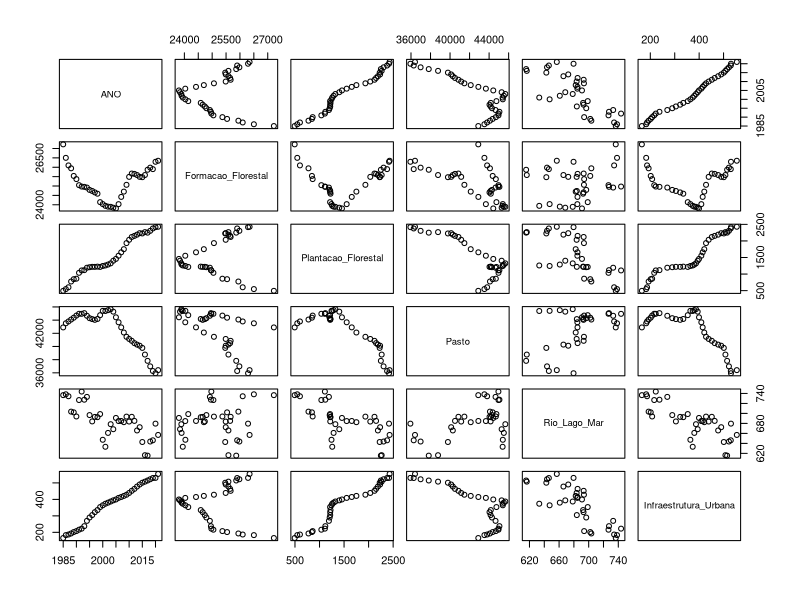
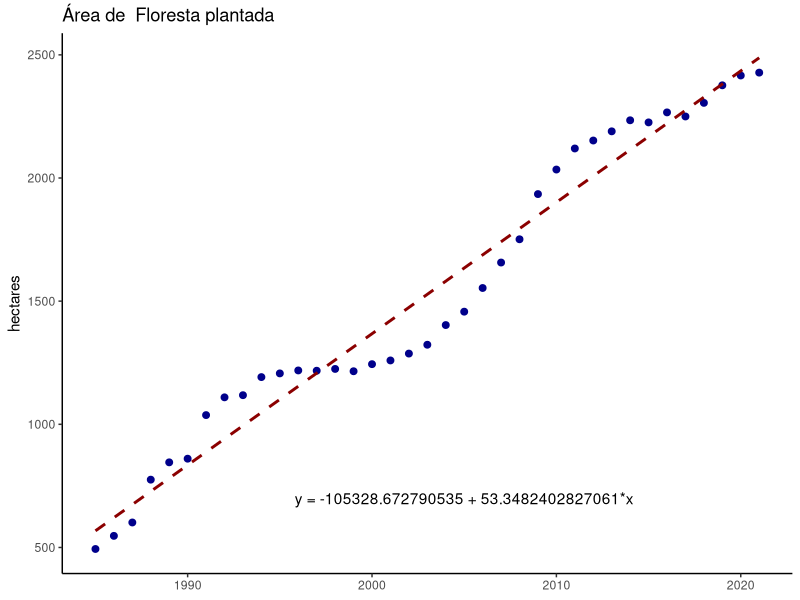
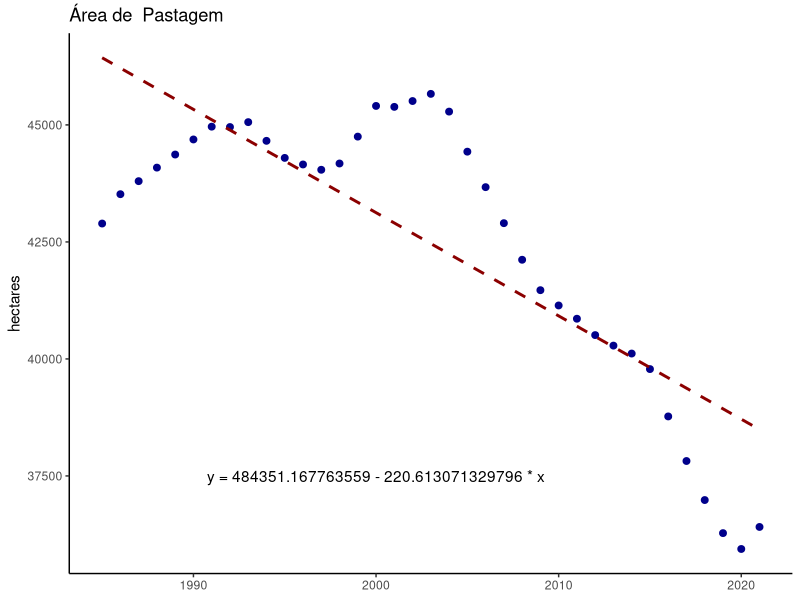
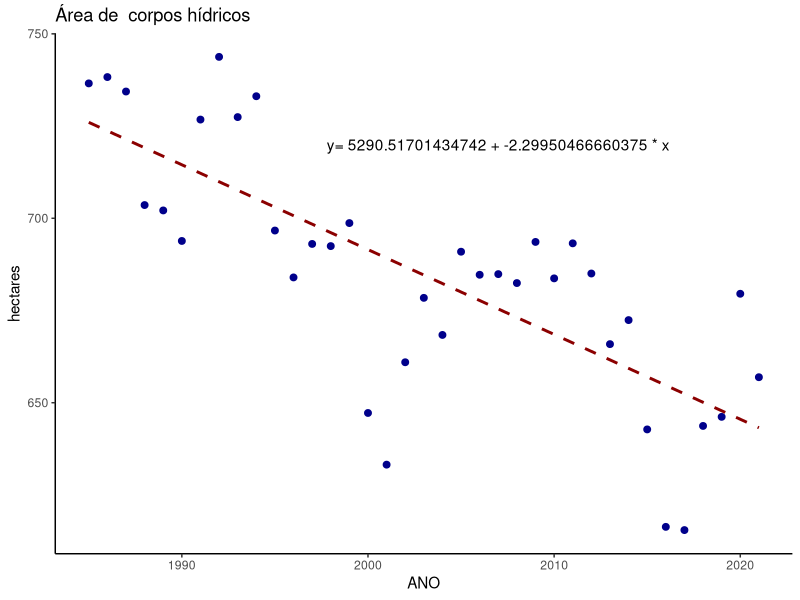
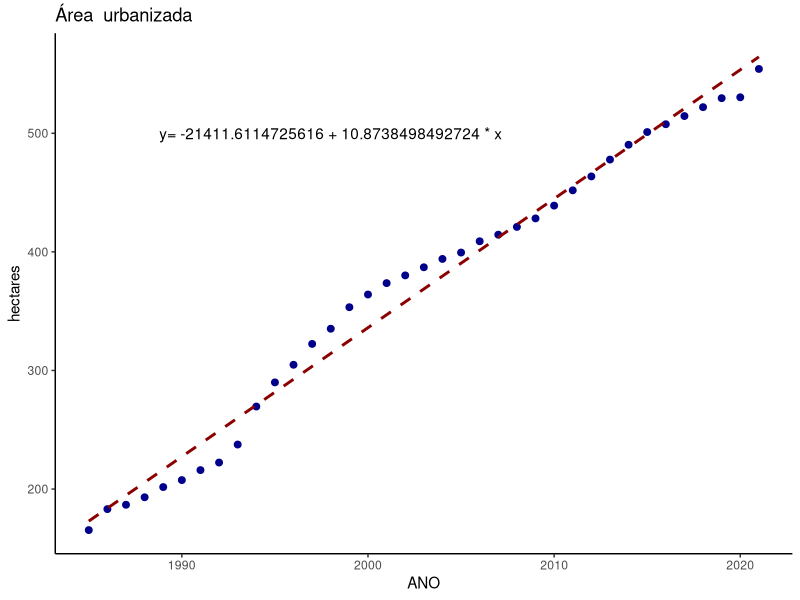
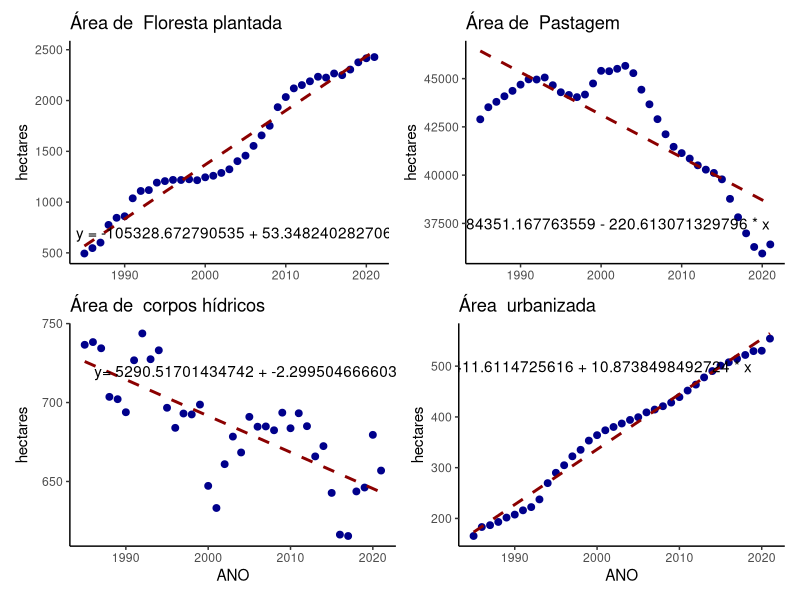
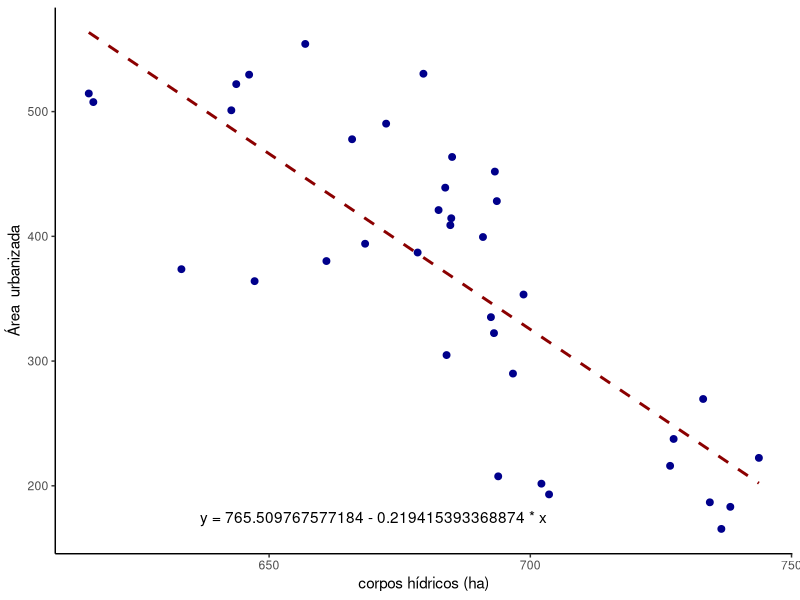
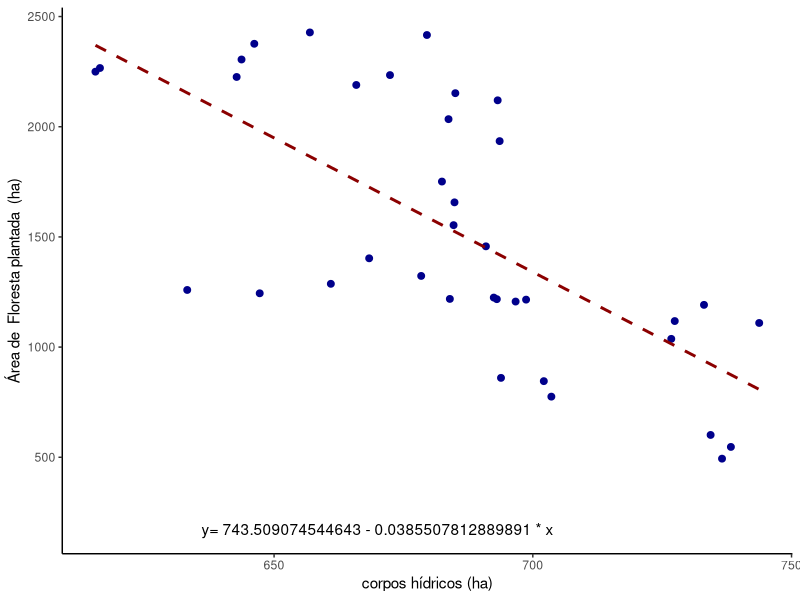

Write the R code that produced these figures, in order.
#install.packages('tidyr')
#install.packages('rlist')
#install.packages('ggplot2')
#install.packages('patchwork')

library(ggplot2)
library(readr)
library(stringr)
library(tidyr)
library(dplyr)
library(rlist)
library(patchwork)

denvar.water = 'corpos hídricos'
denvar.pasto = 'Pastagem'
denvar.florestaplantada = 'Floresta plantada'
denvar.florestanatural = 'Vegetação Florestal'
denvar.urbanizada = 'urbanizada'

# Função para obter as variáveis estatísticas para análise e interpretação dos dados.
analisamodelo <- function (summary){
  #Dispersion parameter for gaussian family taken to be
  dpgf <- summary$dispersion
  
  #Residual deviance
  rd <- summary$deviance
  
  #Degrees of dispersion - DF / Grau de liberdade()
  dfl <- summary$df.residual
  
  intercept <- summary[["coefficients"]][1]
  variavel <- summary[["coefficients"]][2][1]
  dependente <- summary[["terms"]][[2]]
  independente <- summary[["terms"]][[3]]
  relacao <-  rd/dfl
  index <- dpgf/relacao #se for próximo de 1 a relação é significatica
  equacao <- paste('y=', intercept, '+', variavel, '* x')
  return (c(Dispersion_parameter=dpgf, Residual_deviance=rd,     degrees_of_freedom=dfl, est_intercept = intercept, est_dependente=variavel, var_dependente=dependente, var_independente=independente, relacao=relacao, index=index, equacao=equacao))
}

coverage <- read_csv("datasets/mapbiomas-brazil-collection-71-doce-area.csv", show_col_types = FALSE)

#Seleção de variáveis de interesse neste estudo
var_interesse <- c("ANO", "Forest Formation", "Forest Plantation", "Pasture" , "River, Lake and Ocean", "Urban Infrastructure" )
coverage <- coverage%>%select("area", 'band', 'class_name')
coverage
colnames(coverage) <- c('AREA_HA', 'ANO', 'CLASSE')
coverage$ANO <- str_replace(coverage$ANO, 'classification_', '')
coverage <- coverage %>% filter(CLASSE %in% var_interesse)
coverage <- spread(coverage, CLASSE, AREA_HA)
coverage$ANO <- as.integer(coverage$ANO)

colnames(coverage) <- c("ANO", "Formacao_Florestal", "Plantacao_Florestal", "Pasto" , "Rio_Lago_Mar", "Infraestrutura_Urbana" )

dataset <- coverage

#Remove variável da memória, apartir desta linha consideramos a variável "dataset"
rm(coverage)

attach(dataset)
set.seed(2023)
colnames((dataset))
plot(dataset)
#Variável para armazenar a lista com os dados dos modelos para posterior avaliação
modelos = list()

#### 1 - Análise: Formacao_Florestal~ANO
m1 <- glm(Formacao_Florestal~ANO)
mnulo1 <- glm(Formacao_Florestal~1)

anova.md1 <- anova(m1, mnulo1, test='F')
summary.m1 <- summary(m1)

dt.modelo1 <- analisamodelo(summary.m1)
modelos <- append(modelos, dt.modelo1)

#### 1.1 - Gráfico: Formacao_Florestal~ANO
#plot(Formacao_Florestal~ANO, ylab="Formação florestal plantada (ha)", xlab=dt.modelo1$var_independente, pch=16,las=1,bty="l")
chart.m1 <- ggplot(data=dataset, aes(y=Formacao_Florestal, x=ANO)) + 
  geom_point(color='darkblue', size=2) +
  theme(
    axis.line = element_line(),
    panel.grid.major = element_blank(),
    panel.grid.minor = element_blank(),
    panel.border = element_blank(),
    panel.background = element_blank()
  ) +
  labs(
    #x = 'ANO',
    y = 'hectares',
    title = paste('Área de ', denvar.florestanatural)
  ) #+ annotate("text", x = 1990, y = 0, label = equacao) 
  #facet_grid(Formacao_Florestal + Plantacao_Florestal~ANO)

#### 2 - Análise: Plantacao_Florestal~ANO
m2 <- glm(Plantacao_Florestal~ANO)
mnulo2 <- glm(Plantacao_Florestal~1)

anova.md2 <- anova(m2, mnulo2, test='F')
summary.m2 <- summary(m2)

dt.modelo2 <- analisamodelo(summary.m2)
modelos <- append(modelos, dt.modelo2)
anova.md2
dt.modelo2
#### 2.1 - Gráfico: Plantacao_Florestal~ANO
chart.m2 <- ggplot(data=dataset, aes(y=Plantacao_Florestal, x=ANO)) + 
  geom_point(color='darkblue', size=2) + 
  theme(
    axis.line = element_line(),
    axis.title.x = element_blank(),
    panel.grid.major = element_blank(),
    panel.grid.minor = element_blank(),
    panel.border = element_blank(),
    panel.background = element_blank()
  ) +
  stat_smooth(method = "lm",
  linetype="dashed", color="darkred", se = FALSE, size = 1) +
  labs(
    #x = 'ANO',
    y = 'hectares',
    title = paste('Área de ', denvar.florestaplantada)
  ) +
  annotate("text", x = 2005, y = 700, label = "y = -105328.672790535 + 53.3482402827061*x", parse = FALSE)
chart.m2

#### 3 - Análise: Pasto~ANO
m3 <- glm(Pasto~ANO)
mnulo3 <- glm(Pasto~1)

anova.md3 <- anova(m3, mnulo3, test='F')
summary.m3 <- summary(m3)

dt.modelo3 <- analisamodelo(summary.m3)
modelos <- append(modelos, dt.modelo3)
anova.md3
dt.modelo3
1.531e-09<0.05
#### 3.2 - Gráfico: Pasto~ANO
#Pasto~ANO
chart.m3 <- ggplot(data=dataset, aes(y=Pasto, x=ANO)) + 
  geom_point(color='darkblue', size=2) +
  theme(
    axis.line = element_line(),
    axis.title.x = element_blank(),
    panel.grid.major = element_blank(),
    panel.grid.minor = element_blank(),
    panel.border = element_blank(),
    panel.background = element_blank()
  ) +
  stat_smooth(method = "lm",
              linetype="dashed", color="darkred", se = FALSE, size = 1) +
  annotate("text", y = 37500, x = 2000, label = "y = 484351.167763559 - 220.613071329796 * x", parse = FALSE) +
  labs(
    #x = 'ANO',
    y = 'hectares',
    title = paste('Área de ', denvar.pasto)
  )

chart.m3
summary.m3


#### 4 - Análise: Rio_Lago_Mar~ANO
m4 <- glm(Rio_Lago_Mar~ANO)
mnulo4 <- glm(Rio_Lago_Mar~1)

anova.md4 <- anova(m4, mnulo4, test='F')
summary.m4 <- summary(m4)

dt.modelo4 <- analisamodelo(summary.m4)
modelos <- append(modelos, dt.modelo4)
anova.md4
dt.modelo4
8.235e-08<0.05
chart.m4 <- ggplot(data=dataset, aes(y=Rio_Lago_Mar, x=ANO)) + 
  geom_point(color='darkblue', size=2) +
  theme(
    axis.line = element_line(),
    panel.grid.major = element_blank(),
    panel.grid.minor = element_blank(),
    panel.border = element_blank(),
    panel.background = element_blank()
  ) +
  stat_smooth(method = "lm",
              linetype="dashed", color="darkred", se = FALSE, size = 1) +
  annotate("text", y = 720, x = 2007, label = "y= 5290.51701434742 + -2.29950466660375 * x", parse = FALSE) +
  labs(
    x = 'ANO',
    y = 'hectares',
    title = paste('Área de ', denvar.water)
  )
chart.m4

#### 5 - Análise: Infraestrutura_Urbana~ANO
m5 <- glm(Infraestrutura_Urbana~ANO)
mnulo5 <- glm(Infraestrutura_Urbana~1)

anova.md5 <- anova(m5, mnulo5, test='F')
summary.m5 <- summary(m5)

dt.modelo5 <- analisamodelo(summary.m5)
modelos <- append(modelos, dt.modelo5)
anova.md5
dt.modelo5
summary.m5
2.2e-16<0.05
chart.m5 <- ggplot(data=dataset, aes(y=Infraestrutura_Urbana, x=ANO)) + 
  geom_point(color='darkblue', size=2) +
  theme(
    axis.line = element_line(),
    panel.grid.major = element_blank(),
    panel.grid.minor = element_blank(),
    panel.border = element_blank(),
    panel.background = element_blank()
  ) +
  stat_smooth(method = "lm",
            linetype="dashed", color="darkred", se = FALSE, size = 1) +
  annotate("text", y = 500, x = 1998, label = "y= -21411.6114725616 + 10.8738498492724 * x", parse = FALSE) +
  labs(
    x = 'ANO',
    y = 'hectares',
    title = paste('Área ', denvar.urbanizada)
  )
chart.m5

charts1 <- (chart.m2 | chart.m3) / (chart.m4 | chart.m5)
charts1 + annotate("text", y = 0, x = 0, label = "figura 01")

colnames(dataset)


#### 6 - Análise: Rio_Lago_Mar~Infraestrutura_Urbana
m6 <- glm(Rio_Lago_Mar~Infraestrutura_Urbana)
mnulo6 <- glm(Rio_Lago_Mar~1)

anova.md6 <- anova(m6, mnulo6, test='F')
summary.m6 <- summary(m6)

dt.modelo6 <- analisamodelo(summary.m6)
modelos <- append(modelos, dt.modelo6)
anova.md6
dt.modelo6
summary.m6
anova.md6$`Pr(>F)`<0.05

chart.m6 <- ggplot(data=dataset, aes(y=Infraestrutura_Urbana, x=Rio_Lago_Mar)) + 
  geom_point(color='darkblue', size=2) +
  theme(
    axis.line = element_line(),
    panel.grid.major = element_blank(),
    panel.grid.minor = element_blank(),
    panel.border = element_blank(),
    panel.background = element_blank()
  ) +
  stat_smooth(method = "lm",
              linetype="dashed", color="darkred", se = FALSE, size = 1) +
  annotate("text", y = 175, x = 670, label = "y = 765.509767577184 - 0.219415393368874 * x", parse = FALSE) +
  labs(
    x = paste(denvar.water, '(ha)'),
    y = paste('Área ', denvar.urbanizada)
  )
chart.m6
summary.m6
dt.modelo6
colnames(dataset)

#### 7 - Análise: Rio_Lago_Mar~Plantacao_Florestal
m7 <- glm(Rio_Lago_Mar~Plantacao_Florestal)
mnulo7 <- glm(Rio_Lago_Mar~1)

anova.md7 <- anova(m7, mnulo7, test='F')
summary.m7 <- summary(m7)

dt.modelo7 <- analisamodelo(summary.m7)
modelos <- append(modelos, dt.modelo7)
anova.md7
dt.modelo7
anova.md7$`Pr(>F)`<0.05

chart.m7 <- ggplot(data=dataset, aes(y=Plantacao_Florestal, x=Rio_Lago_Mar)) + 
  geom_point(color='darkblue', size=2) +
  theme(
    axis.line = element_line(),
    panel.grid.major = element_blank(),
    panel.grid.minor = element_blank(),
    panel.border = element_blank(),
    panel.background = element_blank()
  ) +
  stat_smooth(method = "lm",
              linetype="dashed", color="darkred", se = FALSE, size = 1) +
  annotate("text", y = 175, x = 670, label = "y= 743.509074544643 - 0.0385507812889891 * x", parse = FALSE) +
  labs(
    x = paste(denvar.water, '(ha)'),
    y = paste('Área de ', denvar.florestaplantada, ' (ha)'),
  )
chart.m7
summary.m7
dt.modelo7

#### 8 - Análise: Rio_Lago_Mar~Pasto
m8 <- glm(Rio_Lago_Mar~Pasto)
mnulo8 <- glm(Rio_Lago_Mar~1)

anova.md8 <- anova(m8, mnulo8, test='F')
summary.m8 <- summary(m8)

dt.modelo8 <- analisamodelo(summary.m8)
modelos <- append(modelos, dt.modelo8)
anova.md8
dt.modelo8
anova.md8$`Pr(>F)`<0.05

chart.m8 <- ggplot(data=dataset, aes(y=Pasto, x=Rio_Lago_Mar)) + 
  geom_point(color='darkblue', size=2) +
  theme(
    axis.line = element_line(),
    panel.grid.major = element_blank(),
    panel.grid.minor = element_blank(),
    panel.border = element_blank(),
    panel.background = element_blank()
  ) +
  stat_smooth(method = "lm",
              linetype="dashed", color="darkred", se = FALSE, size = 1) +
  annotate("text", y = 38000, x = 690, label = "y = 442.975810069579 + 0.00569041987797625 * x", parse = FALSE) +
  labs(
    x = paste(denvar.water, ' (ha)'),
    y = paste(denvar.pasto, ' (ha)'),
  )
chart.m8
summary.m8
dt.modelo8
4.43e+02

#### 9 - Análise: Rio_Lago_Mar~Infraestrutura_Urbana
m9 <- glm(Rio_Lago_Mar~Infraestrutura_Urbana)
mnulo9 <- glm(Rio_Lago_Mar~1)

anova.md9 <- anova(m9, mnulo9, test='F')
summary.m9 <- summary(m9)

dt.modelo9 <- analisamodelo(summary.m9)
modelos <- append(modelos, dt.modelo9)
anova.md9
dt.modelo9
anova.md9$`Pr(>F)`<0.05

chart.m9 <- ggplot(data=dataset, aes(y=Infraestrutura_Urbana, x=Rio_Lago_Mar)) + 
  geom_point(color='darkblue', size=2) +
  theme(
    axis.line = element_line(),
    panel.grid.major = element_blank(),
    panel.grid.minor = element_blank(),
    panel.border = element_blank(),
    panel.background = element_blank()
  ) +
  stat_smooth(method = "lm",
              linetype="dashed", color="darkred", se = FALSE, size = 1) +
  annotate("text", y = 100, x = 670, label = "y = 765.509767577184 - 0.219415393368874 * x", parse = FALSE) +
  labs(
    x = paste(denvar.water, ' (ha)'),
    y = 'Área de Infraestrutura Urbana (ha)',
  )
chart.m9
summary.m9
dt.modelo9
4.43e+02

#### 10 - Análise: Rio_Lago_Mar~Formacao_Florestal
